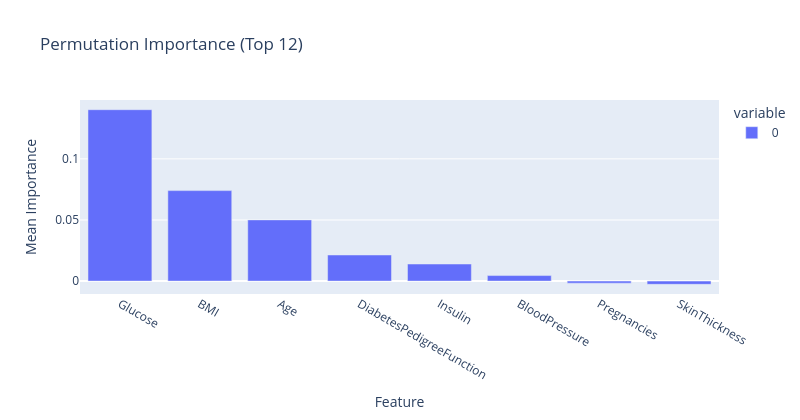

Notebook source saved alongside this figure:
### Markdown cell above
# Permutation Importance

### Code cell
r = permutation_importance(
    final_calibrated, X_test, y_test, n_repeats=10,
    random_state=RANDOM_SEED, n_jobs=-1, scoring='average_precision'
)
pi = pd.Series(r.importances_mean, index=X_test.columns).sort_values(ascending=False)

fig = px.bar(pi.head(12), title="Permutation Importance (Top 12)",
             labels={'value':'Mean Importance','index':'Feature'})
fig.update_layout(width=800, height=420)
fig.show()
print("\nTop features:\n", pi.head(10).round(4))

### Figure 1 — Plotly figure (JSON) as saved in the notebook; plotly's stock layout.template omitted (floating-point values rounded to 4 significant figures)
{"data": [{"hovertemplate": "variable=0<br>Feature=%{x}<br>Mean Importance=%{y}<extra></extra>", "legendgroup": "0", "marker": {"color": "#636efa", "pattern": {"shape": ""}}, "name": "0", "orientation": "v", "showlegend": true, "textposition": "auto", "type": "bar", "x": ["Glucose", "BMI", "Age", "DiabetesPedigreeFunction", "Insulin", "BloodPressure", "Pregnancies", "SkinThickness"], "xaxis": "x", "y": [0.1402, 0.07403, 0.05008, 0.02136, 0.01399, 0.004525, -0.001684, -0.002618], "yaxis": "y"}], "layout": {"barmode": "relative", "height": 420, "legend": {"title": {"text": "variable"}, "tracegroupgap": 0}, "title": {"text": "Permutation Importance (Top 12)"}, "width": 800, "xaxis": {"anchor": "y", "domain": [0, 1], "title": {"text": "Feature"}}, "yaxis": {"anchor": "x", "domain": [0, 1], "title": {"text": "Mean Importance"}}}}
